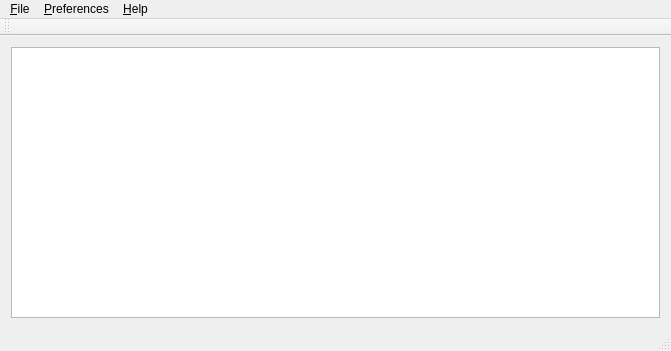
<?xml version="1.0" encoding="UTF-8"?>
<ui version="4.0">
 <class>CubieFlasher</class>
 <widget class="QMainWindow" name="CubieFlasher">
  <property name="geometry">
   <rect>
    <x>0</x>
    <y>0</y>
    <width>671</width>
    <height>351</height>
   </rect>
  </property>
  <property name="windowTitle">
   <string>CubieFlasher</string>
  </property>
  <widget class="QWidget" name="centralWidget">
   <layout class="QVBoxLayout" name="verticalLayout">
    <item>
     <widget class="QTextBrowser" name="textBrowser"/>
    </item>
   </layout>
  </widget>
  <widget class="QMenuBar" name="menuBar">
   <property name="geometry">
    <rect>
     <x>0</x>
     <y>0</y>
     <width>671</width>
     <height>25</height>
    </rect>
   </property>
   <widget class="QMenu" name="menu_File">
    <property name="title">
     <string>&amp;File</string>
    </property>
    <addaction name="action_Flash_NAND"/>
    <addaction name="separator"/>
    <addaction name="action_Quit"/>
   </widget>
   <widget class="QMenu" name="menu_Help">
    <property name="title">
     <string>&amp;Help</string>
    </property>
    <addaction name="action_About_CubieFlasher"/>
    <addaction name="action_About_Qt"/>
   </widget>
   <widget class="QMenu" name="menu_Preferences">
    <property name="title">
     <string>&amp;Preferences</string>
    </property>
    <addaction name="action_Show_URBs"/>
   </widget>
   <addaction name="menu_File"/>
   <addaction name="menu_Preferences"/>
   <addaction name="menu_Help"/>
  </widget>
  <widget class="QToolBar" name="mainToolBar">
   <attribute name="toolBarArea">
    <enum>TopToolBarArea</enum>
   </attribute>
   <attribute name="toolBarBreak">
    <bool>false</bool>
   </attribute>
  </widget>
  <widget class="QStatusBar" name="statusBar"/>
  <action name="action_Flash_NAND">
   <property name="icon">
    <iconset resource="cubieflasher.qrc">
     <normaloff>:/img/flash.png</normaloff>:/img/flash.png</iconset>
   </property>
   <property name="text">
    <string>&amp;Flash NAND...</string>
   </property>
   <property name="shortcut">
    <string>Ctrl+F</string>
   </property>
  </action>
  <action name="action_About_CubieFlasher">
   <property name="icon">
    <iconset resource="cubieflasher.qrc">
     <normaloff>:/img/help.png</normaloff>:/img/help.png</iconset>
   </property>
   <property name="text">
    <string>&amp;About CubieFlasher</string>
   </property>
   <property name="menuRole">
    <enum>QAction::AboutRole</enum>
   </property>
  </action>
  <action name="action_About_Qt">
   <property name="icon">
    <iconset resource="cubieflasher.qrc">
     <normaloff>:/img/qt.png</normaloff>:/img/qt.png</iconset>
   </property>
   <property name="text">
    <string>About &amp;Qt</string>
   </property>
   <property name="menuRole">
    <enum>QAction::AboutQtRole</enum>
   </property>
  </action>
  <action name="action_Quit">
   <property name="icon">
    <iconset resource="cubieflasher.qrc">
     <normaloff>:/img/quit.png</normaloff>:/img/quit.png</iconset>
   </property>
   <property name="text">
    <string>&amp;Quit</string>
   </property>
   <property name="shortcut">
    <string>Ctrl+Q</string>
   </property>
  </action>
  <action name="action_Show_URBs">
   <property name="checkable">
    <bool>true</bool>
   </property>
   <property name="icon">
    <iconset resource="cubieflasher.qrc">
     <normaloff>:/img/showurb.png</normaloff>:/img/showurb.png</iconset>
   </property>
   <property name="text">
    <string>Show &amp;URBs</string>
   </property>
   <property name="shortcut">
    <string>Ctrl+U</string>
   </property>
  </action>
 </widget>
 <layoutdefault spacing="6" margin="11"/>
 <resources>
  <include location="cubieflasher.qrc"/>
 </resources>
 <connections/>
</ui>
